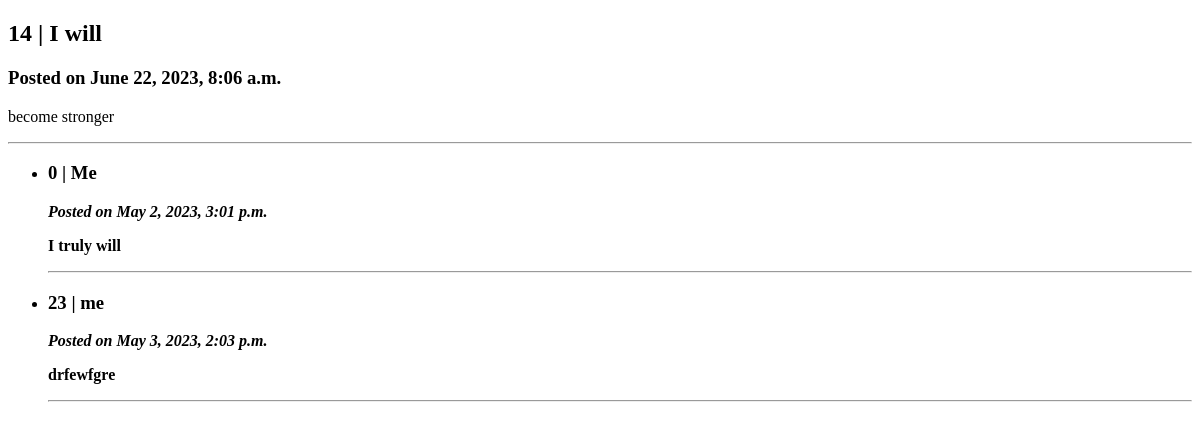
Before: /1 with the older database file.
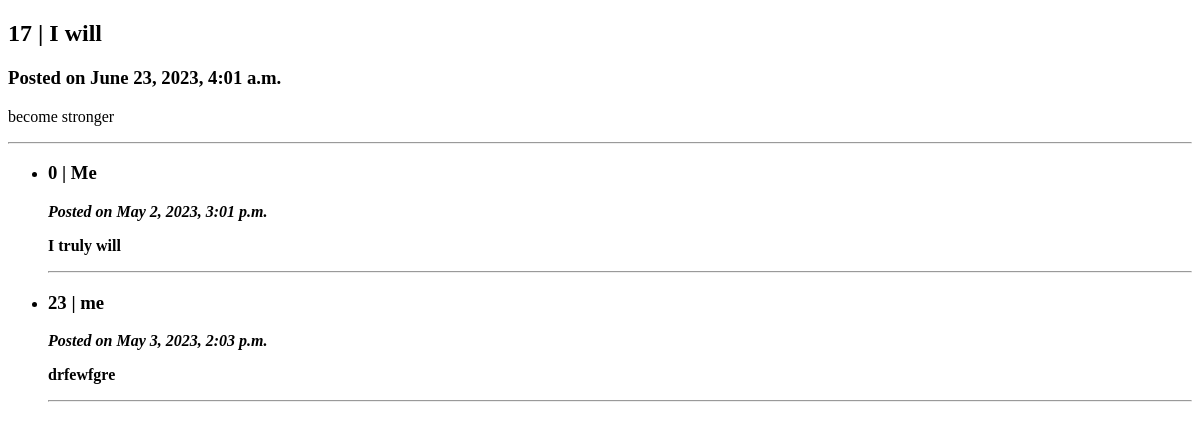
After: the same page with the newer database file.
### myapp/models.py (models this page shows, shortened)
class Post(models.Model):
    title = models.CharField(max_length=48)
    text = models.TextField()
    pub_date = models.DateTimeField('Date published', auto_now=True)
    score = models.IntegerField(default=0)

### myapp/views.py (the view)
# urls.py: path('<int:post_id>', views.details, name='details_url'),
def details(request, post_id):
    template = loader.get_template('myapp/details.html')
    try:
        post = Post.objects.get(id=post_id)
        comments = post.comment_set.order_by('score')
    except Post.DoesNotExist:
        raise Http404
    context = {'post': post, 'comments': comments}
    return HttpResponse(template.render(context, request))

### myapp/templates/myapp/details.html (shortened to what this page needs)
{% extends 'myapp/base.html' %}
{% block content %}
<h2><b>{{ post.score}} </b> | {{ post.title }}</h2>
<h3>Posted on {{post.pub_date}}</h3>
<p>{{post.text}}</p>
<hr>
{% if comments %}
    <ul>
    {% for comment in comments %}
        <li><h3><b>{{comment.score}}</b> | {{comment.author}}</h3>
            <b><i>Posted on {{comment.pub_date}}</i><b>
            <p>{{ comment.text }}</p>
        </li>
        <hr>
    {% endfor %}
    </ul>
{% else %}
<b><i>This post wasn't commented yet</i></b>
{% endif %}
{% endblock content %}

Changed rows visible on the page:
changed Post "I will": score "14" → "17"; pub_date "June 22, 2023, 8:06 a.m." → "June 23, 2023, 4:01 a.m."
